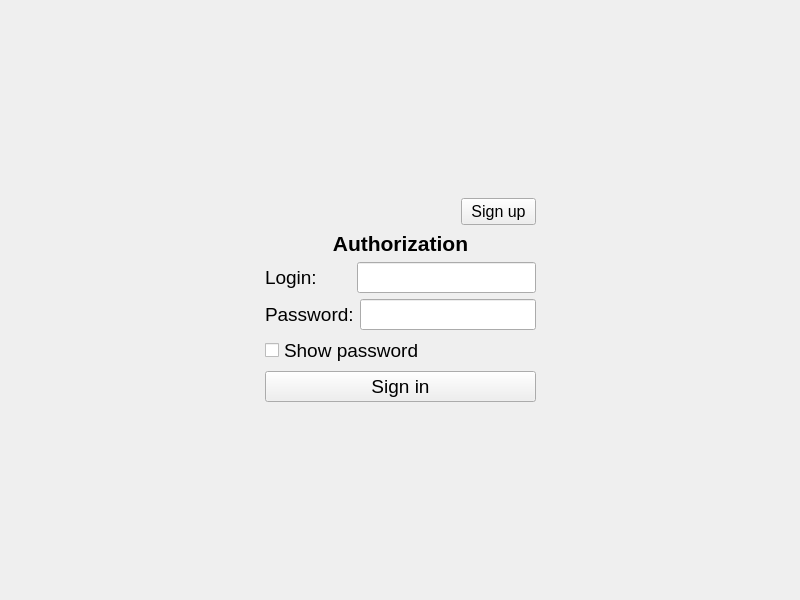
<?xml version="1.0" encoding="UTF-8"?>
<ui version="4.0">
 <class>MainWindow</class>
 <widget class="QMainWindow" name="MainWindow">
  <property name="geometry">
   <rect>
    <x>0</x>
    <y>0</y>
    <width>800</width>
    <height>600</height>
   </rect>
  </property>
  <property name="minimumSize">
   <size>
    <width>800</width>
    <height>600</height>
   </size>
  </property>
  <property name="windowTitle">
   <string>MainWindow</string>
  </property>
  <widget class="QWidget" name="centralwidget">
   <layout class="QGridLayout" name="gridLayout_2">
    <item row="1" column="0">
     <spacer name="horizontalSpacer">
      <property name="orientation">
       <enum>Qt::Horizontal</enum>
      </property>
      <property name="sizeHint" stdset="0">
       <size>
        <width>40</width>
        <height>20</height>
       </size>
      </property>
     </spacer>
    </item>
    <item row="1" column="1">
     <layout class="QVBoxLayout" name="verticalLayout">
      <property name="sizeConstraint">
       <enum>QLayout::SetMaximumSize</enum>
      </property>
      <item alignment="Qt::AlignRight">
       <widget class="QPushButton" name="registerButton">
        <property name="maximumSize">
         <size>
          <width>75</width>
          <height>16777215</height>
         </size>
        </property>
        <property name="font">
         <font>
          <pointsize>12</pointsize>
          <weight>50</weight>
          <bold>false</bold>
         </font>
        </property>
        <property name="text">
         <string>Sign up</string>
        </property>
       </widget>
      </item>
      <item>
       <widget class="QLabel" name="titleLabel">
        <property name="font">
         <font>
          <pointsize>16</pointsize>
          <weight>75</weight>
          <bold>true</bold>
         </font>
        </property>
        <property name="text">
         <string>Authorization</string>
        </property>
        <property name="alignment">
         <set>Qt::AlignCenter</set>
        </property>
       </widget>
      </item>
      <item>
       <layout class="QHBoxLayout" name="horizontalLayout">
        <property name="spacing">
         <number>40</number>
        </property>
        <item>
         <widget class="QLabel" name="usernameLabel">
          <property name="font">
           <font>
            <pointsize>14</pointsize>
           </font>
          </property>
          <property name="text">
           <string>Login:</string>
          </property>
         </widget>
        </item>
        <item>
         <widget class="QLineEdit" name="usernameEdit">
          <property name="maximumSize">
           <size>
            <width>16777215</width>
            <height>16777215</height>
           </size>
          </property>
          <property name="font">
           <font>
            <pointsize>14</pointsize>
           </font>
          </property>
         </widget>
        </item>
       </layout>
      </item>
      <item>
       <layout class="QHBoxLayout" name="horizontalLayout_2">
        <item>
         <widget class="QLabel" name="passwordLabel">
          <property name="font">
           <font>
            <pointsize>14</pointsize>
           </font>
          </property>
          <property name="text">
           <string>Password:</string>
          </property>
         </widget>
        </item>
        <item>
         <widget class="QLineEdit" name="passwordEdit">
          <property name="font">
           <font>
            <pointsize>14</pointsize>
           </font>
          </property>
          <property name="echoMode">
           <enum>QLineEdit::Password</enum>
          </property>
         </widget>
        </item>
       </layout>
      </item>
      <item>
       <widget class="QCheckBox" name="showPasswordCheckBox">
        <property name="font">
         <font>
          <pointsize>14</pointsize>
         </font>
        </property>
        <property name="text">
         <string>Show password</string>
        </property>
       </widget>
      </item>
      <item>
       <widget class="QPushButton" name="loginButton">
        <property name="font">
         <font>
          <pointsize>14</pointsize>
          <weight>50</weight>
          <bold>false</bold>
         </font>
        </property>
        <property name="text">
         <string>Sign in</string>
        </property>
       </widget>
      </item>
     </layout>
    </item>
    <item row="1" column="2">
     <spacer name="horizontalSpacer_2">
      <property name="orientation">
       <enum>Qt::Horizontal</enum>
      </property>
      <property name="sizeHint" stdset="0">
       <size>
        <width>40</width>
        <height>20</height>
       </size>
      </property>
     </spacer>
    </item>
    <item row="0" column="1">
     <spacer name="verticalSpacer">
      <property name="orientation">
       <enum>Qt::Vertical</enum>
      </property>
      <property name="sizeHint" stdset="0">
       <size>
        <width>20</width>
        <height>40</height>
       </size>
      </property>
     </spacer>
    </item>
    <item row="2" column="1">
     <spacer name="verticalSpacer_2">
      <property name="orientation">
       <enum>Qt::Vertical</enum>
      </property>
      <property name="sizeHint" stdset="0">
       <size>
        <width>20</width>
        <height>40</height>
       </size>
      </property>
     </spacer>
    </item>
   </layout>
  </widget>
 </widget>
 <resources/>
 <connections/>
</ui>
